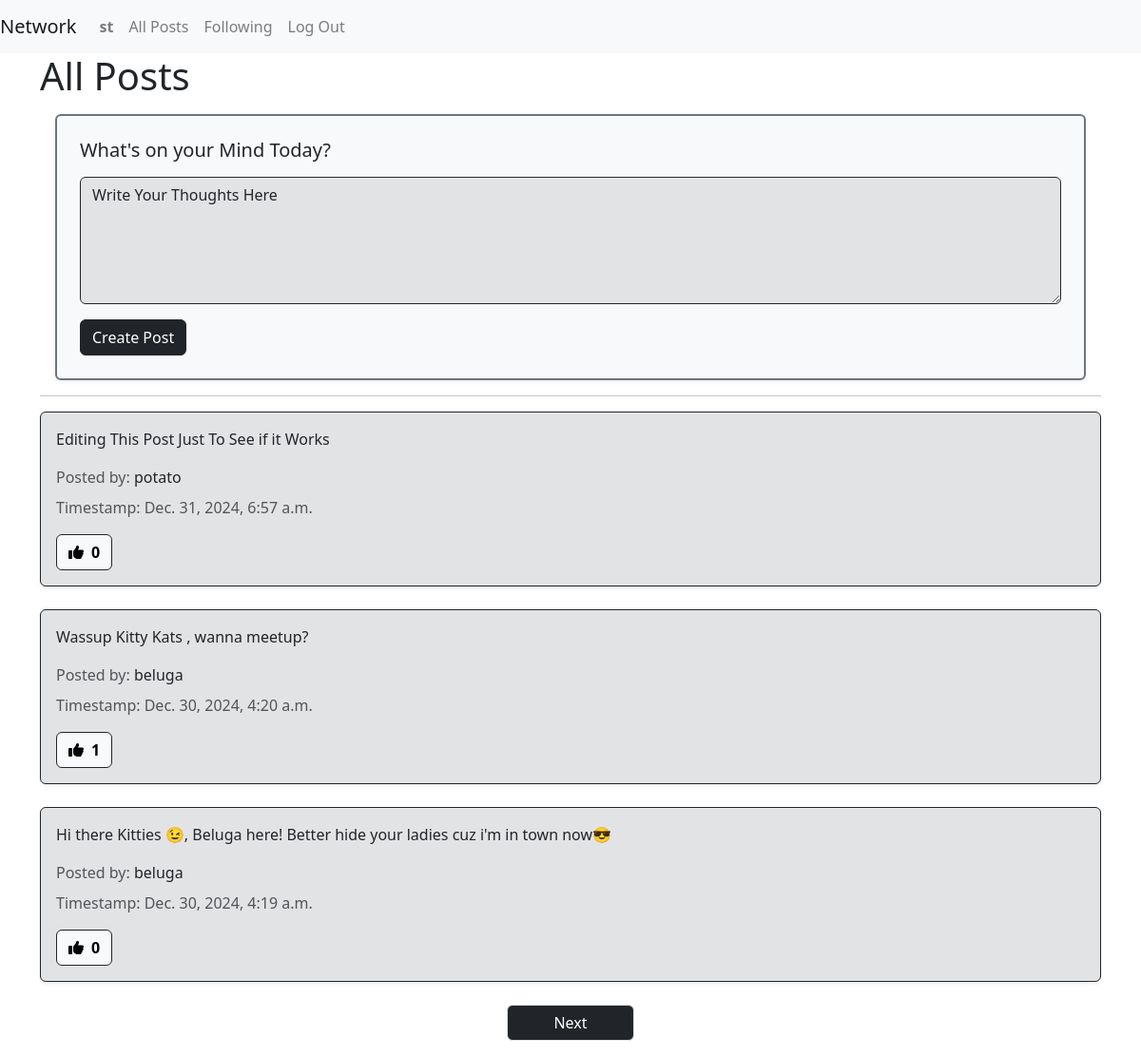
/ (signed in), run on the app's committed database.
### network/models.py (models this page shows, shortened)
class User(AbstractUser):
    pass

class Post(models.Model):
    user = models.ForeignKey(User, on_delete=models.CASCADE , related_name="author")
    content = models.TextField()
    timestamp = models.DateTimeField(auto_now_add=True)

### network/views.py (the view)
# urls.py: path("", views.index, name="index"),
def index(request):
    allPosts = Post.objects.all().order_by("id").reverse()
    pag = Paginator(allPosts, 3)
    page_number = request.GET.get('page')
    try:
        posts = pag.get_page(page_number)
    except PageNotAnInteger:
        posts = pag.get_page(1)
    except EmptyPage:
        posts = pag.get_page(pag.num_pages)
    return render(request, "network/index.html" , {
        'posts' : allPosts,
        'page_posts' : posts
    })

### network/templates/network/index.html (shortened to what this page needs)
{% extends "network/layout.html" %} {% block body %}
<div class="container">
  <h1 class="display-6">All Posts</h1>
  {% if user.is_authenticated %}
  <div class="shadow-sm border-2 bg-light text-dark border border-secondary rounded-2 p-4 m-3">
    <h5 class="mb-3">What's on your Mind Today?</h5>
    <form action="{% url 'newPost' %}" method="post">
      <div class="mb-3">
        <textarea type="text" rows="5" class="border border-1 border-dark rounded-2 bg-secondary-subtle form-control"
          name="content" placeholder="">
Write Your Thoughts Here</textarea>
      </div>
      <button type="submit" class="btn-dark btn ms-auto">Create Post</button>
    </form>
  </div>
  {% endif %}
  <hr />
  {% for p in page_posts %}
  <div class="mb-4" key="{index}">
    <div class="card bg-secondary-subtle text-dark border-dark rounded-2 shadow-sm">
      <div class="card-body position-relative">
        <p class="card-text fw-medium">{{p.content}}</p>
        <p class="text-muted mb-2">
          Posted by:
          <a class="text-decoration-none fw-medium text-dark" href="{% url 'profile' uid=p.user.id %}"> {{p.user}} </a>
        </p>
        <p class="text-muted">Timestamp: {{p.timestamp}}</p>
        <div class="d-flex align-items-center gap-3">
          <button type="button" id="likeButton{{p.id}}" class="btn btn-light border-dark rounded-2 d-flex align-items-center gap-2"
                  onclick="toggleLike({{p.id}})">
            <i class="fas fa-thumbs-up"></i>
            <span id="likeCount{{p.id}}" class="fw-bold">{{p.likes.count}}</span>
          </button>
        </div>
      </div>
    </div>
  </div>
  {% endfor %}
  <div class="d-flex justify-content-center">
    <nav aria-label="Page navigation">
      <ul class="pagination">
         {% if page_posts.has_next %}
        <li class="page-item">
          <a class="p-2 px-5 page-link bg-dark text-white" href="?page={{ page_posts.next_page_number }}">Next</a>
        </li>
        {% endif %}
      </ul>
    </nav>
  </div>
</div>
{% endblock %}

### network/templates/network/layout.html (shortened to what this page needs)
{% load static %}
<!DOCTYPE html>
<html lang="en">
<head>
    <link rel="stylesheet" href="https://stackpath.bootstrapcdn.com/bootstrap/4.4.1/css/bootstrap.min.css"
>
    <link href="{% static 'network/styles.css' %}" rel="stylesheet">
    <link rel="stylesheet" href="https://cdn.jsdelivr.net/npm/bootstrap@5.3.3/dist/css/bootstrap.min.css"
>
    <link rel="stylesheet" href="https://cdnjs.cloudflare.com/ajax/libs/font-awesome/6.7.2/css/all.min.css"
 />
</head>
<body>
    <nav class="navbar navbar-expand-lg navbar-light bg-light">
        <a class="navbar-brand" href="{% url 'index' %}">Network</a>
        <div>
            <ul class="navbar-nav mr-auto">
                {% if user.is_authenticated %}
                <li class="nav-item">
                    <a class="nav-link" href="{% url 'profile' uid=user.id %}"><strong>{{ user.username }}</strong></a>
                </li>
                {% endif %}
                <li class="nav-item">
                    <a class="nav-link" href="{% url 'index' %}">All Posts</a>
                </li>
                {% if user.is_authenticated %}
                <li class="nav-item">
                    <a class="nav-link" href="#">Following</a>
                </li>
                <li class="nav-item">
                    <a class="nav-link" href="{% url 'logout' %}">Log Out</a>
                </li>
                {% endif %}
            </ul>
        </div>
    </nav>
    <div class="body">
        {% block body %}
        {% endblock %}
    </div>
</body>
</html>

### data on the page
User: username "st"
Post: content "Editing This Post Just To See if it Works", user "potato", timestamp "Dec. 31, 2024, 6:57 a.m.", likes.count "0"
Post: content "Wassup Kitty Kats , wanna meetup?", user "beluga", timestamp "Dec. 30, 2024, 4:20 a.m.", likes.count "1"
Post: content "Hi there Kitties 😉, Beluga here! Better hide your ladies cuz i'm in town now😎", user "beluga", timestamp "Dec. 30, 2024, 4:19 a.m.", likes.count "0"
